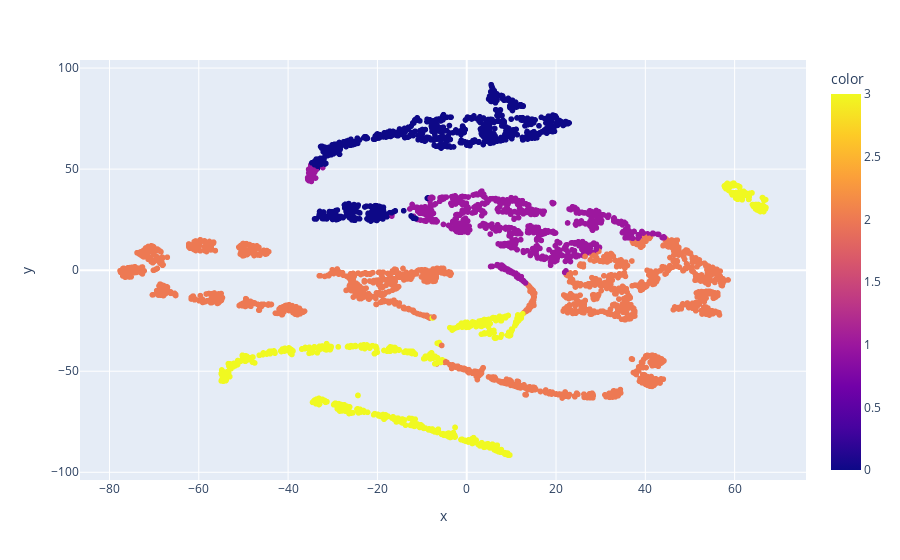

This figure's notebook cell:
### Code cell
# se visualiza la data agrupada por cluster
fig = px.scatter(df_tsne, x='x', y='y', color=df_features['cluster'])
fig.show()

### Figure 1 — Plotly figure (JSON) as saved in the notebook; plotly's stock layout.template omitted (floating-point values rounded to 4 significant figures; data arrays with more than 128 entries replaced by an {"elided": "..."} marker saying what was removed)
{"data": [{"hovertemplate": "x=%{x}<br>y=%{y}<br>color=%{marker.color}<extra></extra>", "legendgroup": "", "marker": {"color": {"elided": "4314 int values"}, "coloraxis": "coloraxis", "symbol": "circle"}, "mode": "markers", "name": "", "showlegend": false, "type": "scattergl", "x": {"elided": "4314 float values"}, "xaxis": "x", "y": {"elided": "4314 float values"}, "yaxis": "y"}], "layout": {"coloraxis": {"colorbar": {"title": {"text": "color"}}, "colorscale": [[0, "#0d0887"], [0.1111, "#46039f"], [0.2222, "#7201a8"], [0.3333, "#9c179e"], [0.4444, "#bd3786"], [0.5556, "#d8576b"], [0.6667, "#ed7953"], [0.7778, "#fb9f3a"], [0.8889, "#fdca26"], [1, "#f0f921"]]}, "legend": {"tracegroupgap": 0}, "margin": {"t": 60}, "xaxis": {"anchor": "y", "domain": [0, 1], "title": {"text": "x"}}, "yaxis": {"anchor": "x", "domain": [0, 1], "title": {"text": "y"}}}}
